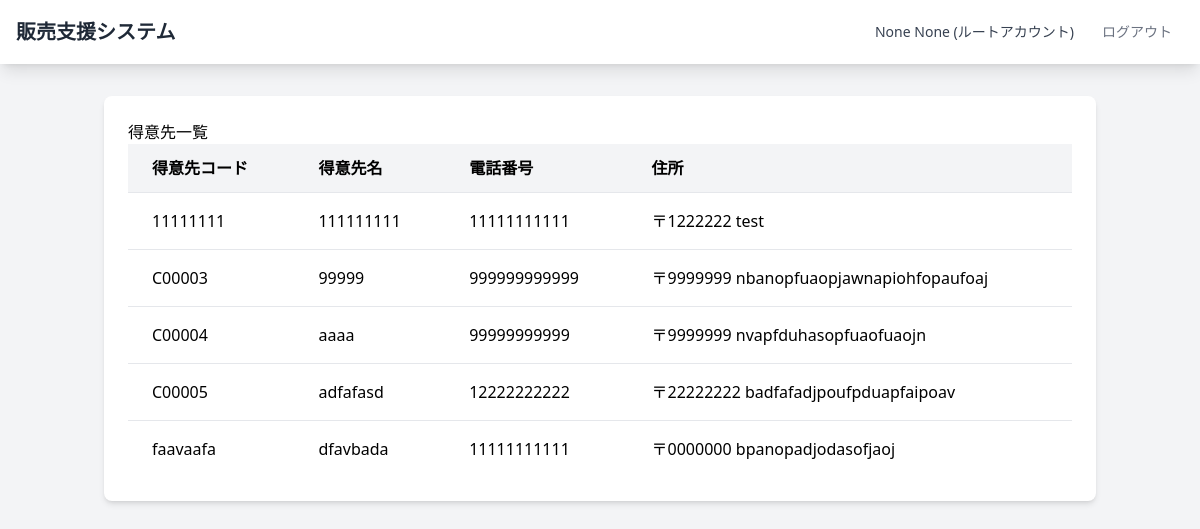
Page /sales/customers/ (signed in) on the committed database.
### accounts/models.py (models this page shows, shortened)
class User(AbstractBaseUser, PermissionsMixin):
    ACCOUNT_TYPES = (
        ('root', 'Root'),
        ('employee', 'Employee'),
    )
    account_id = models.CharField(
        verbose_name=_("account_id"),
        unique=True,
        max_length=10
    )
    account_type = models.CharField(
        verbose_name=_("account_type"),
        max_length=10,
        choices=ACCOUNT_TYPES,
        default='employee'
    )
    email = models.EmailField(
        verbose_name=_("email"),
        unique=True
    )
    first_name = models.CharField(
        verbose_name=_("first_name"),
        max_length=150,
        null=True,
        blank=False
    )
    last_name = models.CharField(
        verbose_name=_("last_name"),
        max_length=150,
        null=True,
        blank=False
    )
    is_staff = models.BooleanField(
        verbose_name=_("staff status"),
        default=False
    )
    is_superuser = models.BooleanField(
        verbose_name=_("is_superuser"),
        default=False
    )
    department = models.ForeignKey(
        'Department',
        verbose_name=_("department"),
        on_delete=models.PROTECT,
        null=True,
        blank=True
    )
    created_at = models.DateTimeField(
        verbose_name=_("created_at"),
        auto_now_add=True
    )
    updated_at = models.DateTimeField(
        verbose_name=_("updated_at"),
        auto_now=True
    )
    objects = UserManager()
    USERNAME_FIELD = 'account_id'
    REQUIRED_FIELDS = ['email']

### sales/models.py (models this page shows, shortened)
class Customer(models.Model):
    customer_code = models.CharField("得意先コード", max_length=10, unique=True)
    customer_name = models.CharField("得意先名", max_length=100)
    phone_number = models.CharField("電話番号", max_length=15)
    postal_code = models.CharField("郵便番号", max_length=8)
    address = models.CharField("住所", max_length=200)
    email = models.EmailField("メールアドレス")
    class Meta:
        verbose_name = "得意先"
        verbose_name_plural = "得意先一覧"
        ordering = ['customer_code']  # 得意先コード順にソート

### sales/views.py (the view)
# urls.py: path('customers/', views.CustomerListView.as_view(), name='customer_list'),
class CustomerListView(LoginRequiredMixin, ListView):
    model = Customer
    template_name = 'sales/customer_list.html'
    context_object_name = 'customers'
    ordering = ['customer_code']  # コード順にソート
    def get_context_data(self, **kwargs):
        context = super().get_context_data(**kwargs)
        user = self.request.user
        context['can_edit'] = user.account_type == 'root' or (
            user.department and user.department.name == '営業部'
        )
        return context

### templates/sales/customer_list.html (shortened to what this page needs)
{% extends "base.html" %}
{% load widget_tweaks %}
{% block title %}
<div class="h1">得意先一覧</div>
{% endblock %}
{% block content %}
<div class="overflow-x-auto">
    <table class="min-w-full bg-white">
        <thead class="bg-gray-100">
            <tr>
                <th class="px-6 py-3 border-b text-left">得意先コード</th>
                <th class="px-6 py-3 border-b text-left">得意先名</th>
                <th class="px-6 py-3 border-b text-left">電話番号</th>
                <th class="px-6 py-3 border-b text-left">住所</th>
            </tr>
        </thead>
        <tbody class="divide-y divide-gray-200">
            {% for customer in customers %}
            <tr>
                <td class="px-6 py-4">{{ customer.customer_code }}</td>
                <td class="px-6 py-4">{{ customer.customer_name }}</td>
                <td class="px-6 py-4">{{ customer.phone_number }}</td>
                <td class="px-6 py-4">〒{{ customer.postal_code }} {{ customer.address }}</td>
            </tr>
            {% endfor %}
        </tbody>
    </table>
</div>
{% endblock %}

### templates/base.html (shortened to what this page needs)
<!DOCTYPE html>
<html lang="ja">
<head>
    <script src="https://cdn.tailwindcss.com"></script>
</head>
<body class="bg-gray-100 min-h-screen">
    {% if user.is_authenticated %}
    <nav class="bg-white shadow-lg">
        <div class="max-w-7xl mx-auto px-4">
            <div class="flex justify-between h-16">
                <div class="flex">
                    <div class="flex-shrink-0 flex items-center">
                        <a href="{% url 'accounts:index' %}" class="text-xl font-bold text-gray-800">
                            販売支援システム
                        </a>
                    </div>
                </div>
                <div class="flex items-center">
                    <span class="text-gray-700 text-sm mr-4">
                        {{ user.first_name }} {{ user.last_name }}
                        {% if user.department %}
                        ({{ user.department.name }})
                        {% else %}
                        (ルートアカウント)
                        {% endif %}
                    </span>
                    <form method="post" action="{% url 'accounts:logout' %}" class="inline">
                        <button type="submit" class="text-gray-500 hover:text-gray-700 px-3 py-2 rounded-md text-sm font-medium">
                            ログアウト
                        </button>
                    </form>
                </div>
            </div>
        </div>
    </nav>
    {% endif %}
    <div class="container mx-auto px-4 py-8">
        <div class="max-w-7xl mx-auto bg-white rounded-lg shadow-md p-6">
            {% block title %}
            {% endblock %}
            {% block content %}
            {% endblock %}
        </div>
    </div>
</body>
</html>

### rows in the picture
User: first_name "None", last_name "None"
Customer: customer_code "11111111", customer_name "111111111", phone_number "11111111111", postal_code "1222222", address "test"
Customer: customer_code "C00003", customer_name "99999", phone_number "999999999999", postal_code "9999999", address "nbanopfuaopjawnapiohfopaufoaj"
Customer: customer_code "C00004", customer_name "aaaa", phone_number "99999999999", postal_code "9999999", address "nvapfduhasopfuaofuaojn"
Customer: customer_code "C00005", customer_name "adfafasd", phone_number "12222222222", postal_code "22222222", address "badfafadjpoufpduapfaipoav"
Customer: customer_code "faavaafa", customer_name "dfavbada", phone_number "11111111111", postal_code "0000000", address "bpanopadjodasofjaoj"
